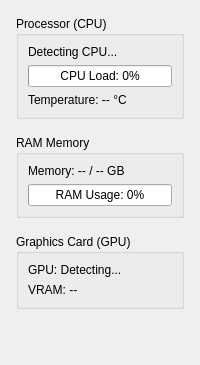
              <widget class="QWidget" name="tabHw">
               <attribute name="title">
                <string>📊 Monitor Sprzętu</string>
               </attribute>
               <layout class="QVBoxLayout" name="hwLayout">
                <property name="spacing">
                 <number>16</number>
                </property>
                <property name="leftMargin">
                 <number>16</number>
                </property>
                <property name="topMargin">
                 <number>16</number>
                </property>
                <property name="rightMargin">
                 <number>16</number>
                </property>
                <property name="bottomMargin">
                 <number>16</number>
                </property>
                <item>
                 <widget class="QGroupBox" name="gbCpu">
                  <property name="title">
                   <string>Processor (CPU)</string>
                  </property>
                  <layout class="QVBoxLayout" name="gbCpuLayout">
                   <item>
                    <widget class="QLabel" name="lblCpuName">
                     <property name="text">
                      <string>Detecting CPU...</string>
                     </property>
                    </widget>
                   </item>
                   <item>
                    <widget class="QProgressBar" name="pbCpuUsage">
                     <property name="value">
                      <number>0</number>
                     </property>
                     <property name="format">
                      <string>CPU Load: %p%</string>
                     </property>
                    </widget>
                   </item>
                   <item>
                    <widget class="QLabel" name="lblCpuTemp">
                     <property name="text">
                      <string>Temperature: -- °C</string>
                     </property>
                    </widget>
                   </item>
                  </layout>
                 </widget>
                </item>
                <item>
                 <widget class="QGroupBox" name="gbRam">
                  <property name="title">
                   <string>RAM Memory</string>
                  </property>
                  <layout class="QVBoxLayout" name="gbRamLayout">
                   <item>
                    <widget class="QLabel" name="lblRamDetails">
                     <property name="text">
                      <string>Memory: -- / -- GB</string>
                     </property>
                    </widget>
                   </item>
                   <item>
                    <widget class="QProgressBar" name="pbRamUsage">
                     <property name="value">
                      <number>0</number>
                     </property>
                     <property name="format">
                      <string>RAM Usage: %p%</string>
                     </property>
                    </widget>
                   </item>
                  </layout>
                 </widget>
                </item>
                <item>
                 <widget class="QGroupBox" name="gbGpu">
                  <property name="title">
                   <string>Graphics Card (GPU)</string>
                  </property>
                  <layout class="QVBoxLayout" name="gbGpuLayout">
                   <item>
                    <widget class="QLabel" name="lblGpuName">
                     <property name="text">
                      <string>GPU: Detecting...</string>
                     </property>
                    </widget>
                   </item>
                   <item>
                    <widget class="QLabel" name="lblGpuVram">
                     <property name="text">
                      <string>VRAM: --</string>
                     </property>
                    </widget>
                   </item>
                  </layout>
                 </widget>
                </item>
                <item>
                 <spacer name="spHwBottom">
                  <property name="orientation">
                   <enum>Qt::Vertical</enum>
                  </property>
                  <property name="sizeHint" stdset="0">
                   <size>
                    <width>20</width>
                    <height>40</height>
                   </size>
                  </property>
                 </spacer>
                </item>
               </layout>
              </widget>
